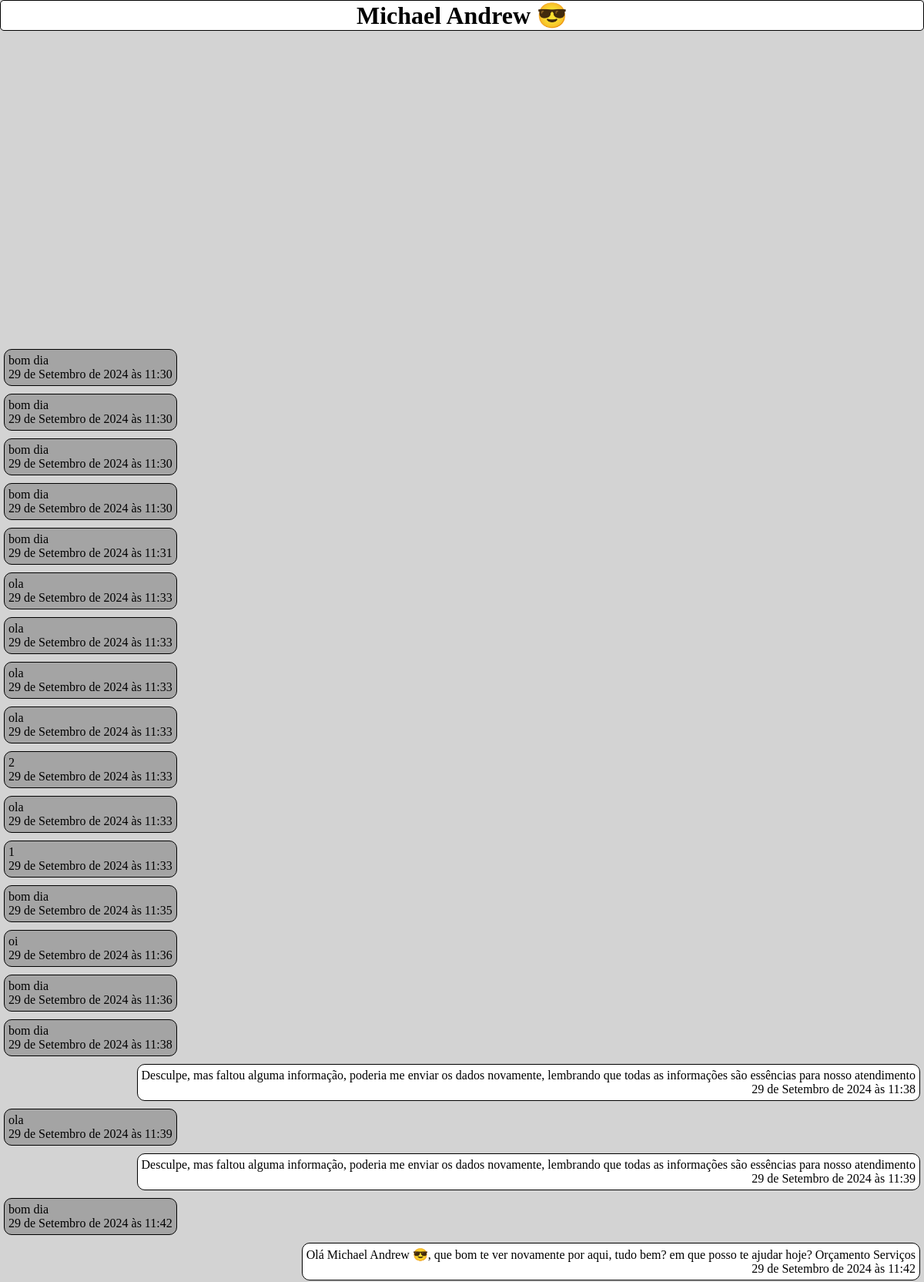
The page /conversa/1 (upper part) on the database its author committed.
### boot/models.py (models this page shows, shortened)
class Cliente(models.Model):
    nome = models.CharField(max_length=72)
    telefone = models.CharField(max_length=72)
    email = models.CharField(max_length=128, default='Cadastrar')
    fluxo = models.CharField(max_length=72, default='Inicial')
    date_created = models.DateTimeField(auto_now_add=True, verbose_name='Data de Criação')
    class Meta:
        db_table_comment = 'Clientes que entraram em contato via whatsapp'
        ordering = ['nome']
        verbose_name = 'Clientes'

class Mensagem(models.Model):
    cliente = models.ForeignKey(Cliente, on_delete=models.CASCADE)
    mensagem = models.TextField()
    remetente = models.CharField('cliente', max_length=72)
    nome = models.CharField(max_length=72, blank=True)
    notificacao = models.BooleanField(default=False)
    date_created = models.DateTimeField(auto_now_add=True, verbose_name='Data de Criação')
    def __str__(self):
        return str(self.mensagem)
    class Meta:
        db_table_comment = 'Mensagens recebias e enviadas para os clientes'
        ordering = ['date_created']
        verbose_name = 'Mensagens'

### main/views.py (the view)
# urls.py: path('conversa/<int:id_cliente>', views.conversa, name='conversa'),
@xframe_options_exempt
def conversa(request, id_cliente):
    cliente = Cliente.objects.filter(id=id_cliente).first()
    if request.method == 'POST':
        msg = request.POST['mensagem']
        enviar_resposta(msg=msg, telefone=cliente.telefone, remetente=request.user)
    mensagens = cliente.mensagem_set.all()
    return render(request, 'conversa.html', {'cliente':cliente, 'mensagens':mensagens})

### main/templates/conversa.html (shortened to what this page needs)
<!DOCTYPE html>
{% load static %}
<html lang="pt-br">
<head>
    <link rel="stylesheet" href="{% static 'css/conversa.css' %}">
</head>
<body >
    <div id="conversa">
        <h1>{{cliente.nome}}</h1>
        <div id="mensagens">
            {% for mensagem in mensagens %}
                {% if mensagem.remetente == 'cliente' %}
                    <div id="cliente">
                        <output class="cliente">
                            {{mensagem}} <br>
                            {{mensagem.date_created}}
                        </output>
                    </div>
                {% else %}
                    <div id="empresa">
                        <output class="empresa">
                            {{mensagem}} <br>
                            {{mensagem.date_created }}
                        </output>
                    </div>
                {% endif %}
            {% endfor %}
    </div>
    </div>
</body>
</html>

### main/static/css/conversa.css (style rules this page uses)
* { margin: 0px; padding: 0px; }
body { width: 100vw; height: 100vh; }
#conversa { height: 100%; display: flex; flex-flow:column nowrap; text-align: center; justify-content: space-between; background-color: lightgray; }
#conversa > h1 { font-weight: bolder; border: 1px solid black; border-radius: 5px; background-color: white; }
#mensagens { display: flex; flex-flow: column nowrap; height: 90%; word-break: break-all; overflow: auto; }
#mensagens > div { margin: 5px; }
output { border: 1px solid black; display: inline-block; border-radius: 10px; padding: 5px; }
.cliente { background-color: rgba(70, 70, 70, 0.329); }
.empresa { background-color: white; }
#cliente { text-align: left; }
#empresa { text-align: right; }

### rows shown on the page
Cliente: nome "Michael Andrew 😎"
Mensagem: mensagem "bom dia", date_created "29 de Setembro de 2024 às 11:30"
Mensagem: mensagem "bom dia", date_created "29 de Setembro de 2024 às 11:30"
Mensagem: mensagem "bom dia", date_created "29 de Setembro de 2024 às 11:30"
Mensagem: mensagem "bom dia", date_created "29 de Setembro de 2024 às 11:30"
Mensagem: mensagem "bom dia", date_created "29 de Setembro de 2024 às 11:31"
Mensagem: mensagem "ola", date_created "29 de Setembro de 2024 às 11:33"
Mensagem: mensagem "ola", date_created "29 de Setembro de 2024 às 11:33"
Mensagem: mensagem "ola", date_created "29 de Setembro de 2024 às 11:33"
Mensagem: mensagem "ola", date_created "29 de Setembro de 2024 às 11:33"
Mensagem: mensagem "2", date_created "29 de Setembro de 2024 às 11:33"
Mensagem: mensagem "ola", date_created "29 de Setembro de 2024 às 11:33"
Mensagem: mensagem "1", date_created "29 de Setembro de 2024 às 11:33"
Mensagem: mensagem "bom dia", date_created "29 de Setembro de 2024 às 11:35"
Mensagem: mensagem "oi", date_created "29 de Setembro de 2024 às 11:36"
Mensagem: mensagem "bom dia", date_created "29 de Setembro de 2024 às 11:36"
Mensagem: mensagem "bom dia", date_created "29 de Setembro de 2024 às 11:38"
Mensagem: mensagem "Desculpe, mas faltou alguma informação, poderia me enviar os dados novamente, lembrando que todas as informações são essências para nosso atendimento", date_created "29 de Setembro de 2024 às 11:38"
Mensagem: mensagem "ola", date_created "29 de Setembro de 2024 às 11:39"
Mensagem: mensagem "Desculpe, mas faltou alguma informação, poderia me enviar os dados novamente, lembrando que todas as informações são essências para nosso atendimento", date_created "29 de Setembro de 2024 às 11:39"
Mensagem: mensagem "bom dia", date_created "29 de Setembro de 2024 às 11:42"
Mensagem: mensagem "Olá Michael Andrew 😎, que bom te ver novamente por aqui, tudo bem? em que posso te ajudar hoje? Orçamento Serviços", date_created "29 de Setembro de 2024 às 11:42"
